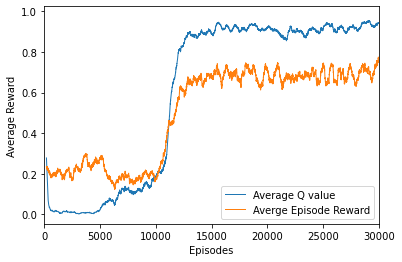

Recreate this plot in Python.
import os
import glob
import numpy as np
import pandas as pd
import matplotlib.pyplot as plt
from tensorboard.backend.event_processing.plugin_event_accumulator import EventAccumulator, STORE_EVERYTHING_SIZE_GUIDANCE


###############################################################################
# main
###############################################################################
if __name__ == '__main__':

    #################
    # Data
    #################
    data_dir   = '../../ITSC2024data/Town2/04291642'
    #data_dir   = '../../logs/Town2/07251044'

    # Read event file
    event_file = glob.glob(os.path.join(data_dir, "events*"))[0]
    print(f'loading {event_file}')
    acc = EventAccumulator(path=event_file, size_guidance=STORE_EVERYTHING_SIZE_GUIDANCE)
    acc.Reload()

    # Extract learning data
    ep_q0 = [t.tensor_proto.float_val[0] for t in acc.Tensors('Episode Q0')]
    ep_rw = [t.tensor_proto.float_val[0] for t in acc.Tensors('Episode Reward')]

    ep_q0 = pd.Series(ep_q0)
    ep_rw = pd.Series(ep_rw)


    # Averaging
    data_avr_q0 = ep_q0.rolling(400).mean() 
    data_avr_rw = ep_rw.rolling(400).mean() 

    # Plot data
    plt.plot(data_avr_q0, lw=1, label='Average Q value')
    plt.plot(data_avr_rw, lw=1, label='Averge Episode Reward')

    plt.xlim([0, 30_000])
    plt.xlabel('Episodes')
    plt.ylabel('Average Reward')
    plt.legend()
    
    #plt.savefig('Town2_learning_curve.png', bbox_inches="tight")
